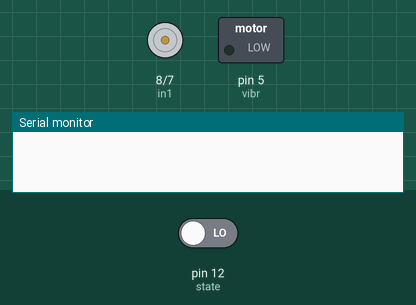
Simulated run of this sketch. Board: Arduino Mega 2560, built with avr-gcc and run on an emulated ATmega2560. Shown: motor-driver pin pairs drawn as motors (green arrow = first pin HIGH = forward, orange = second pin HIGH = backward, longer = more drive, scaled by the enable pin), switched loads named in the sketch (green lamp = pin HIGH), the last lines printed to the serial monitor. The inputs (shaded band) are chosen by the test bench; at power-on: pin 12 (state) LOW.

Above: at 1.2 s.
1.3 s: pin 12 (state) driven HIGH
At 3.1 s:
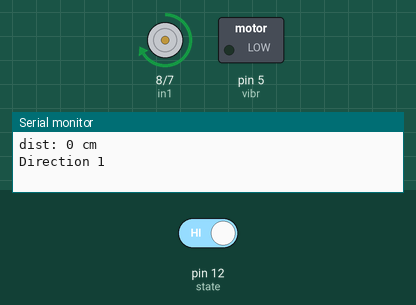
At 8.9 s:
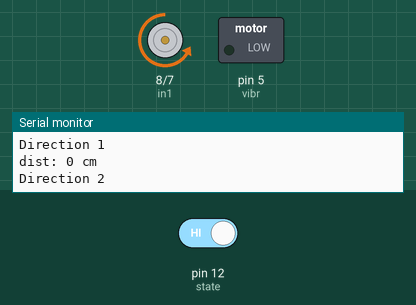
Timing chart, 0 to 20.0 s (numbered marks = the images above; inputs shaded):
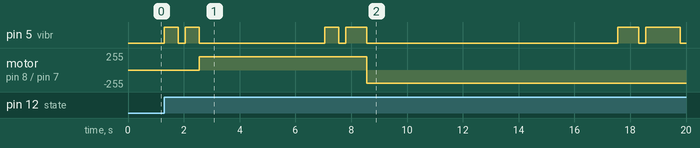

The sketch:

Harry__Smart__Cane_Code_0.2.ino
```cpp
#include <SoftwareSerial.h>   // Header file of software serial port (Lidar Library)
#include <PulseSensorPlayground.h>     // Includes the PulseSensorPlayground Library
SoftwareSerial Serial1(2,3);  // Define software serial port name as Serial1 and define pin2 as RX and pin3 as TX
PulseSensorPlayground pulseSensor;  // Creates a pulseSensor object
#define USE_ARDUINO_INTERRUPTS true    // Set-up low-level interrupts for most acurate BPM math
#define HEADER 0x59           // Frame header of lidar's data package
#define motor_speed 200       // Motors fixed speed from 0 to 255
#define obst_dist 30          // The distance where an obstacle is detected in cm
#define enA 9    // Controls motor's speed
#define in1 8    // Controls motor's direction 1
#define in2 7    // Controls motor's direction 2
#define vibr 5   // Vibration motor
#define PulseWire A0       // Pulse sensor signal pin
#define p_threshold 550    // Determine which Signal to "count as a beat" and which to ignore
#define state 12           // Determine whether the board is on or off

void setup()
{
    Serial.begin(9600); //set bit rate of serial port connecting Arduino with computer
    Serial1.begin(115200); //set bit rate of serial port connecting LiDAR with Arduino

    // Set all the motor control pins to outputs
    pinMode(enA, OUTPUT);
    pinMode(in1, OUTPUT);
    pinMode(in2, OUTPUT);

    pinMode(vibr,OUTPUT);   // Setting vibrator as an output

    // Configuring the PulseSensor object by assigning our variables to it
    pulseSensor.analogInput(PulseWire);
    pulseSensor.setThreshold(p_threshold);

}

int lidar()
{
      int uart[9];   // Array that stores data measured by LiDAR
      int dist;      // Stores distance in cm measured by LiDAR
      int check;     // Verifies the received data as per protocol
   // int strength;  // How accurate does the LiDAR thinks its readings are
   // float temp;    // Stores temp in celcuis measured by LiDAR
      if (Serial1.available()) {                // Check if serial port has data input

        if (Serial1.read() == HEADER){          // Assess data package frame header 0x59
            uart[0] = HEADER;

            if (Serial1.read() == HEADER) {
                uart[1] = HEADER;

                for (int i = 2; i < 9; i++) {   // Store data in array
                uart[i] = Serial1.read();
                }

                check = uart[0] + uart[1] + uart[2] + uart[3] + uart[4] + uart[5] + uart[6] + uart[7];   // Calculate the check variable

                if (uart[8] == (check & 0xff)) {    // Verify the received data as per protocol using the calculated check variable
                    dist = uart[2] + uart[3] * 256;         // Calculate the distance value
                    // strength = uart[4] + uart[5] * 256;  // Calculate signal strength value
                    // temp = uart[6] + uart[7] * 256;      // Calculate chip temprature
                    // temp = temp / 8 - 256;               // Changing temprature value from 0-255 to celcuis
                    Serial.print("dist: ");
                    Serial.print(dist);
                    Serial.println(" cm");
                 /* Serial.print("strength = ");
                    Serial.print(strength); //output signal strength value
                    Serial.print("\tTemprature = ");
                    Serial.print(temprature);
                    Serial.println("'"); //output chip temperature of Lidar
                 */
                }

            }

        }

     }
    return dist;    // Returns the distance
}

void dirt1()   // This function will run the motors in a direction at a fixed speed
{
    // Set speed to 200 out of possible range 0-255
    analogWrite(enA, 200);

    // Turn on motor
    Serial.println("Direction 1");
    digitalWrite(in1, HIGH);
    digitalWrite(in2, LOW);
}

void dirt2()  // This function will run the motors in a direction at a fixed speed
{
    // Set speed to 200 out of possible range 0-255
    analogWrite(enA, 200);

    // Turn on motor
    Serial.println("Direction 2");
    digitalWrite(in1, LOW);
    digitalWrite(in2, HIGH);
}

void vibr_l()  // A function the signals the vibrator motor to vibrate at low intervals
{
  digitalWrite(vibr, HIGH);
  delay(500);
  digitalWrite(vibr, LOW);
  delay(250);
  digitalWrite(vibr, HIGH);
  delay(500);
  digitalWrite(vibr, LOW);
  return;
}

void vibr_lm() // A function the signals the vibrator motor to vibrate at meduim-low intervals
{
  digitalWrite(vibr, HIGH);
  delay(500);
  digitalWrite(vibr, LOW);
  delay(250);
  digitalWrite(vibr, HIGH);
  delay(750);
  digitalWrite(vibr, LOW);
  return;
}

void vibr_m() // A function the signals the vibrator motor to vibrate at meduim intervals
{
  digitalWrite(vibr, HIGH);
  delay(750);
  digitalWrite(vibr, LOW);
  delay(250);
  digitalWrite(vibr, HIGH);
  delay(750);
  digitalWrite(vibr, LOW);
  return;
}

void vibr_sos() // A function the signals the vibrator motor to vibrate at SOS intervals
{
  digitalWrite(vibr, HIGH);
  delay(1000);
  digitalWrite(vibr, LOW);
  delay(500);
  digitalWrite(vibr, HIGH);
  delay(1000);
  digitalWrite(vibr, LOW);
  delay(500);
  digitalWrite(vibr, HIGH);
  delay(1000);
  digitalWrite(vibr, LOW);
  delay(500);
  return;
}

void loop()
{
    int state_val = digitalRead(state);      // Checks if the switch is on or off
    if (state_val == HIGH){
      int dist = lidar();          // Get the distance using the lidar function
      Serial.print("dist: ");
      Serial.print(dist);
      Serial.println(" cm");
      while (obst_dist >= dist){   // Checks if an obstacle is detected withtin 30 cm
        vibr_l();                  // Vibrates at low intervals
        dirt1();                   // Turns the wheel to direction 1
        delay(4500);
        dist = lidar();            // Rechecks the distance
        Serial.print("dist: ");
        Serial.print(dist);
        Serial.println(" cm");
          if (obst_dist < dist){          // If the obstacle is overcomed
            Serial.println("Stopping");
            break;                        // Stop turning
          }
          else {                   // If the obstacle is not overcomed
            vibr_lm();             // Vibrates at low intervals
            dirt2();               // Turns the wheel to direction 2
            delay(9000);
            dist = lidar();        // Rechecks the distance
            Serial.print("dist: ");
            Serial.print(dist);
            Serial.println(" cm");
              if (obst_dist >= dist){  // If the obstacle is not overcomed yet
                Serial.println("Raise the cane");
                vibr_m();              // Signals the user to raise the cane
              }
              else {                   // If the obstacle is overcomed at last
                Serial.println("Stopping");
                break;                 // Stop turning
              }
          }
      }

      int BPM = pulseSensor.getBeatsPerMinute();      // Calculates the BPM
      Serial.print("BPM: ");
      Serial.println(BPM);
      if (BPM > 100 || BPM < 60){                     // If the BPM is greater or less than the normal
        delay(60000);
        BPM = pulseSensor.getBeatsPerMinute();        // Wait a minute and calculate the BPM again
        Serial.print("BPM: ");
        Serial.println(BPM);
        while (BPM > 100 || BPM < 60){                // If the BPM is still greater or less than the normal
          vibr_sos();                                 // Vibrate at SOS intervals
        }
      }
    }
}
```

Measured:
- after the input at 1.3 s, pin 5 (vibr): LOW → HIGH at once, → LOW 0.50 s later, → HIGH 0.25 s later, → LOW 0.50 s later, … (12 changes in this stretch); motor on pin 8 (in1) / pin 7 (in2): stopped → forward 200/255 after 1.3 s, → backward 200/255 6.0 s later
